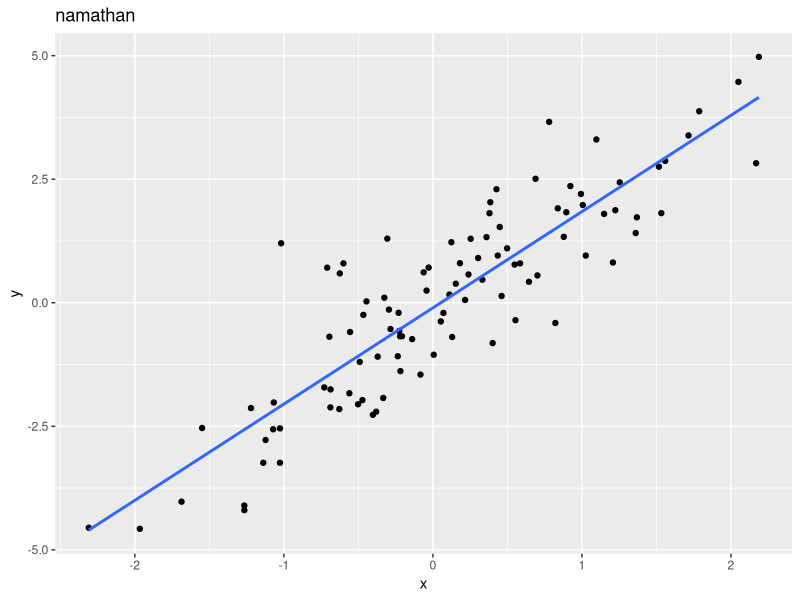
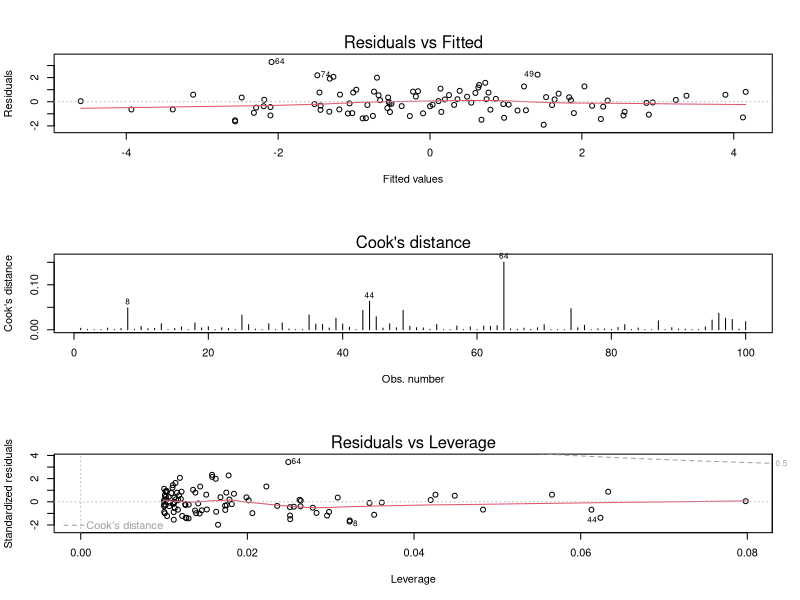

These charts were generated, in order, by the following R code:
library(ggplot2)

set.seed(123)

x <- rnorm(100)
y <- 2 * x + rnorm(100)

data <- data.frame(x, y)

model <- lm(y ~ x, data = data)

ggplot(data, aes(x = x, y = y)) +
  geom_point() +
  geom_smooth(method = "lm", se = FALSE) +
  labs(title = "namathan")




par(mfrow = c(3,1))

plot(model,which = 1)
plot(model,which= 4)
plot(model,which= 5)
